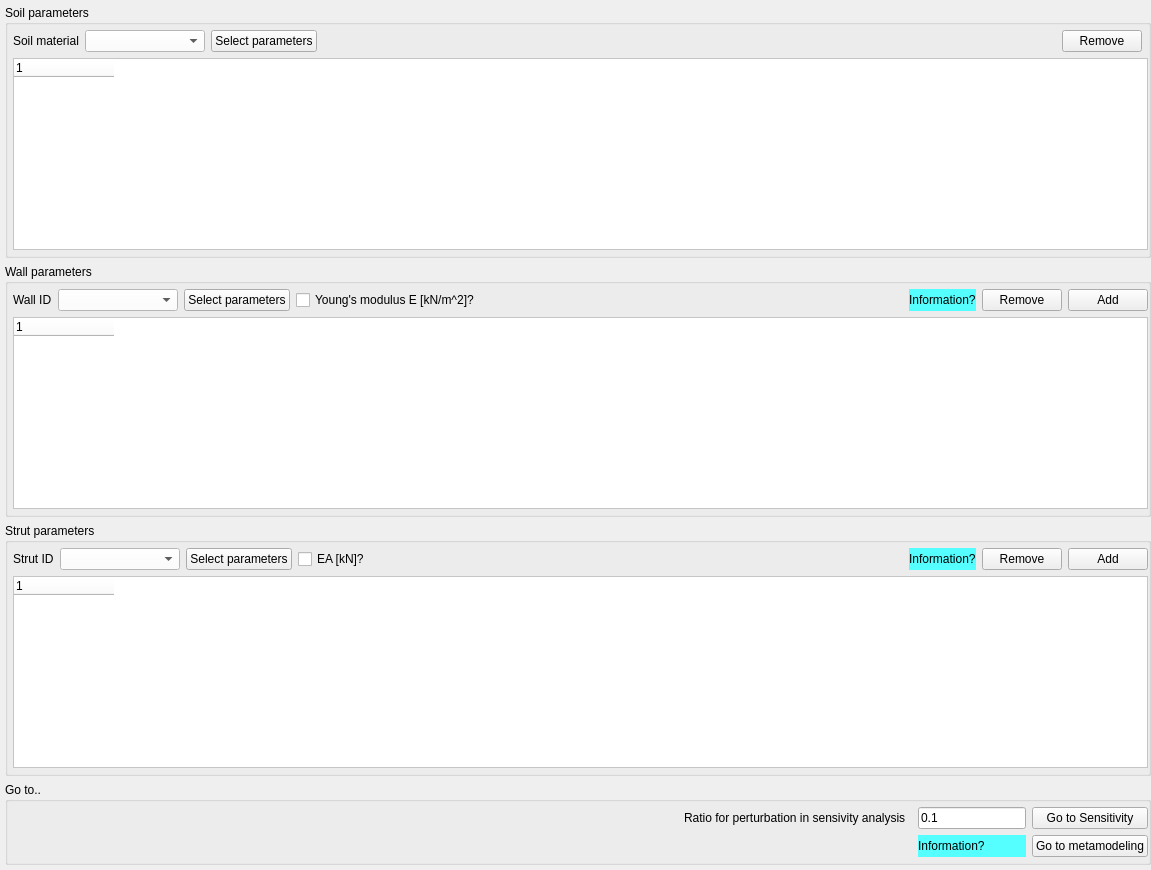
           <widget class="QWidget" name="tab_16">
            <attribute name="title">
             <string>Settings</string>
            </attribute>
            <layout class="QVBoxLayout" name="verticalLayout_15">
             <property name="leftMargin">
              <number>5</number>
             </property>
             <property name="topMargin">
              <number>5</number>
             </property>
             <property name="rightMargin">
              <number>0</number>
             </property>
             <property name="bottomMargin">
              <number>5</number>
             </property>
             <item>
              <widget class="QGroupBox" name="groupBox_38">
               <property name="sizePolicy">
                <sizepolicy hsizetype="Preferred" vsizetype="Expanding">
                 <horstretch>0</horstretch>
                 <verstretch>0</verstretch>
                </sizepolicy>
               </property>
               <property name="title">
                <string>Soil parameters</string>
               </property>
               <layout class="QGridLayout" name="gridLayout_40">
                <property name="leftMargin">
                 <number>5</number>
                </property>
                <property name="topMargin">
                 <number>5</number>
                </property>
                <property name="rightMargin">
                 <number>0</number>
                </property>
                <property name="bottomMargin">
                 <number>5</number>
                </property>
                <item row="0" column="4">
                 <spacer name="horizontalSpacer_36">
                  <property name="orientation">
                   <enum>Qt::Horizontal</enum>
                  </property>
                  <property name="sizeHint" stdset="0">
                   <size>
                    <width>40</width>
                    <height>20</height>
                   </size>
                  </property>
                 </spacer>
                </item>
                <item row="1" column="0" colspan="7">
                 <widget class="QTreeWidget" name="treeWidget_2">
                  <property name="sizePolicy">
                   <sizepolicy hsizetype="Minimum" vsizetype="Expanding">
                    <horstretch>0</horstretch>
                    <verstretch>0</verstretch>
                   </sizepolicy>
                  </property>
                  <property name="styleSheet">
                   <string notr="true">background-color: rgb(255, 255, 255);</string>
                  </property>
                  <attribute name="headerDefaultSectionSize">
                   <number>120</number>
                  </attribute>
                  <attribute name="headerStretchLastSection">
                   <bool>false</bool>
                  </attribute>
                  <column>
                   <property name="text">
                    <string notr="true">1</string>
                   </property>
                  </column>
                 </widget>
                </item>
                <item row="0" column="1" colspan="2">
                 <widget class="QComboBox" name="comboBox_29">
                  <property name="sizePolicy">
                   <sizepolicy hsizetype="Minimum" vsizetype="Fixed">
                    <horstretch>0</horstretch>
                    <verstretch>0</verstretch>
                   </sizepolicy>
                  </property>
                  <property name="minimumSize">
                   <size>
                    <width>120</width>
                    <height>0</height>
                   </size>
                  </property>
                  <property name="styleSheet">
                   <string notr="true">background-color: rgb(255, 255, 255);</string>
                  </property>
                 </widget>
                </item>
                <item row="0" column="0">
                 <widget class="QLabel" name="label_88">
                  <property name="sizePolicy">
                   <sizepolicy hsizetype="Minimum" vsizetype="Preferred">
                    <horstretch>0</horstretch>
                    <verstretch>0</verstretch>
                   </sizepolicy>
                  </property>
                  <property name="text">
                   <string>Soil material</string>
                  </property>
                 </widget>
                </item>
                <item row="0" column="5">
                 <widget class="QPushButton" name="pushButton_78">
                  <property name="text">
                   <string>Remove</string>
                  </property>
                 </widget>
                </item>
                <item row="0" column="3">
                 <widget class="QPushButton" name="pushButton_79">
                  <property name="sizePolicy">
                   <sizepolicy hsizetype="Minimum" vsizetype="Fixed">
                    <horstretch>0</horstretch>
                    <verstretch>0</verstretch>
                   </sizepolicy>
                  </property>
                  <property name="text">
                   <string>Select parameters</string>
                  </property>
                 </widget>
                </item>
               </layout>
              </widget>
             </item>
             <item>
              <widget class="QGroupBox" name="groupBox_58">
               <property name="title">
                <string>Wall parameters</string>
               </property>
               <layout class="QGridLayout" name="gridLayout_64">
                <property name="leftMargin">
                 <number>5</number>
                </property>
                <property name="topMargin">
                 <number>5</number>
                </property>
                <property name="rightMargin">
                 <number>0</number>
                </property>
                <property name="bottomMargin">
                 <number>5</number>
                </property>
                <item row="1" column="6">
                 <widget class="QPushButton" name="pushButton_125">
                  <property name="text">
                   <string>Remove</string>
                  </property>
                 </widget>
                </item>
                <item row="2" column="0" colspan="8">
                 <widget class="QTreeWidget" name="treeWidget_6">
                  <property name="sizePolicy">
                   <sizepolicy hsizetype="Minimum" vsizetype="Expanding">
                    <horstretch>0</horstretch>
                    <verstretch>0</verstretch>
                   </sizepolicy>
                  </property>
                  <property name="styleSheet">
                   <string notr="true">background-color: rgb(255, 255, 255);</string>
                  </property>
                  <attribute name="headerDefaultSectionSize">
                   <number>120</number>
                  </attribute>
                  <attribute name="headerStretchLastSection">
                   <bool>false</bool>
                  </attribute>
                  <column>
                   <property name="text">
                    <string notr="true">1</string>
                   </property>
                  </column>
                 </widget>
                </item>
                <item row="1" column="7">
                 <widget class="QPushButton" name="pushButton_133">
                  <property name="text">
                   <string>Add</string>
                  </property>
                 </widget>
                </item>
                <item row="1" column="0">
                 <widget class="QLabel" name="label_154">
                  <property name="sizePolicy">
                   <sizepolicy hsizetype="Minimum" vsizetype="Preferred">
                    <horstretch>0</horstretch>
                    <verstretch>0</verstretch>
                   </sizepolicy>
                  </property>
                  <property name="text">
                   <string>Wall ID</string>
                  </property>
                 </widget>
                </item>
                <item row="1" column="4">
                 <spacer name="horizontalSpacer_62">
                  <property name="orientation">
                   <enum>Qt::Horizontal</enum>
                  </property>
                  <property name="sizeHint" stdset="0">
                   <size>
                    <width>417</width>
                    <height>20</height>
                   </size>
                  </property>
                 </spacer>
                </item>
                <item row="1" column="1">
                 <widget class="QComboBox" name="comboBox_49">
                  <property name="sizePolicy">
                   <sizepolicy hsizetype="Minimum" vsizetype="Fixed">
                    <horstretch>0</horstretch>
                    <verstretch>0</verstretch>
                   </sizepolicy>
                  </property>
                  <property name="minimumSize">
                   <size>
                    <width>120</width>
                    <height>0</height>
                   </size>
                  </property>
                  <property name="styleSheet">
                   <string notr="true">background-color: rgb(255, 255, 255);</string>
                  </property>
                 </widget>
                </item>
                <item row="1" column="2">
                 <widget class="QPushButton" name="pushButton_124">
                  <property name="sizePolicy">
                   <sizepolicy hsizetype="Minimum" vsizetype="Fixed">
                    <horstretch>0</horstretch>
                    <verstretch>0</verstretch>
                   </sizepolicy>
                  </property>
                  <property name="text">
                   <string>Select parameters</string>
                  </property>
                 </widget>
                </item>
                <item row="1" column="3">
                 <widget class="QCheckBox" name="checkBox_16">
                  <property name="text">
                   <string>Young's modulus E [kN/m^2]?</string>
                  </property>
                 </widget>
                </item>
                <item row="1" column="5">
                 <widget class="QLabel" name="label_166">
                  <property name="toolTip">
                   <string>For now, the selection of only Young's modulus is enabled.</string>
                  </property>
                  <property name="styleSheet">
                   <string notr="true">background-color: rgb(85, 255, 255);</string>
                  </property>
                  <property name="text">
                   <string>Information?</string>
                  </property>
                 </widget>
                </item>
               </layout>
              </widget>
             </item>
             <item>
              <widget class="QGroupBox" name="groupBox_59">
               <property name="title">
                <string>Strut parameters</string>
               </property>
               <layout class="QGridLayout" name="gridLayout_65">
                <property name="leftMargin">
                 <number>5</number>
                </property>
                <property name="topMargin">
                 <number>5</number>
                </property>
                <property name="rightMargin">
                 <number>0</number>
                </property>
                <property name="bottomMargin">
                 <number>5</number>
                </property>
                <item row="0" column="0">
                 <widget class="QLabel" name="label_155">
                  <property name="sizePolicy">
                   <sizepolicy hsizetype="Minimum" vsizetype="Preferred">
                    <horstretch>0</horstretch>
                    <verstretch>0</verstretch>
                   </sizepolicy>
                  </property>
                  <property name="text">
                   <string>Strut ID</string>
                  </property>
                 </widget>
                </item>
                <item row="0" column="6">
                 <widget class="QPushButton" name="pushButton_135">
                  <property name="text">
                   <string>Remove</string>
                  </property>
                 </widget>
                </item>
                <item row="0" column="1">
                 <widget class="QComboBox" name="comboBox_50">
                  <property name="sizePolicy">
                   <sizepolicy hsizetype="Minimum" vsizetype="Fixed">
                    <horstretch>0</horstretch>
                    <verstretch>0</verstretch>
                   </sizepolicy>
                  </property>
                  <property name="minimumSize">
                   <size>
                    <width>120</width>
                    <height>0</height>
                   </size>
                  </property>
                  <property name="styleSheet">
                   <string notr="true">background-color: rgb(255, 255, 255);</string>
                  </property>
                 </widget>
                </item>
                <item row="0" column="4">
                 <spacer name="horizontalSpacer_72">
                  <property name="orientation">
                   <enum>Qt::Horizontal</enum>
                  </property>
                  <property name="sizeHint" stdset="0">
                   <size>
                    <width>392</width>
                    <height>20</height>
                   </size>
                  </property>
                 </spacer>
                </item>
                <item row="1" column="0" colspan="8">
                 <widget class="QTreeWidget" name="treeWidget_8">
                  <property name="sizePolicy">
                   <sizepolicy hsizetype="Minimum" vsizetype="Expanding">
                    <horstretch>0</horstretch>
                    <verstretch>0</verstretch>
                   </sizepolicy>
                  </property>
                  <property name="styleSheet">
                   <string notr="true">background-color: rgb(255, 255, 255);</string>
                  </property>
                  <attribute name="headerDefaultSectionSize">
                   <number>120</number>
                  </attribute>
                  <attribute name="headerStretchLastSection">
                   <bool>false</bool>
                  </attribute>
                  <column>
                   <property name="text">
                    <string notr="true">1</string>
                   </property>
                  </column>
                 </widget>
                </item>
                <item row="0" column="2">
                 <widget class="QPushButton" name="pushButton_134">
                  <property name="sizePolicy">
                   <sizepolicy hsizetype="Minimum" vsizetype="Fixed">
                    <horstretch>0</horstretch>
                    <verstretch>0</verstretch>
                   </sizepolicy>
                  </property>
                  <property name="text">
                   <string>Select parameters</string>
                  </property>
                 </widget>
                </item>
                <item row="0" column="7">
                 <widget class="QPushButton" name="pushButton_139">
                  <property name="text">
                   <string>Add</string>
                  </property>
                 </widget>
                </item>
                <item row="0" column="3">
                 <widget class="QCheckBox" name="checkBox_17">
                  <property name="text">
                   <string>EA [kN]?</string>
                  </property>
                 </widget>
                </item>
                <item row="0" column="5">
                 <widget class="QLabel" name="label_167">
                  <property name="toolTip">
                   <string>&lt;html&gt;&lt;head/&gt;&lt;body&gt;&lt;p&gt;For now, the selection of EA is enabled. However, sensitivity analysis and back-analysis for strut parameters have not been enabled yet.&lt;/p&gt;&lt;/body&gt;&lt;/html&gt;</string>
                  </property>
                  <property name="styleSheet">
                   <string notr="true">background-color: rgb(85, 255, 255);</string>
                  </property>
                  <property name="text">
                   <string>Information?</string>
                  </property>
                 </widget>
                </item>
               </layout>
              </widget>
             </item>
             <item>
              <widget class="QGroupBox" name="groupBox_39">
               <property name="title">
                <string>Go to..</string>
               </property>
               <layout class="QGridLayout" name="gridLayout_41">
                <property name="leftMargin">
                 <number>5</number>
                </property>
                <property name="topMargin">
                 <number>5</number>
                </property>
                <property name="rightMargin">
                 <number>0</number>
                </property>
                <property name="bottomMargin">
                 <number>5</number>
                </property>
                <item row="0" column="1">
                 <widget class="QLabel" name="label_139">
                  <property name="text">
                   <string>Ratio for perturbation in sensivity analysis</string>
                  </property>
                 </widget>
                </item>
                <item row="1" column="0" colspan="3">
                 <spacer name="horizontalSpacer_37">
                  <property name="orientation">
                   <enum>Qt::Horizontal</enum>
                  </property>
                  <property name="sizeHint" stdset="0">
                   <size>
                    <width>40</width>
                    <height>20</height>
                   </size>
                  </property>
                 </spacer>
                </item>
                <item row="0" column="4">
                 <widget class="QPushButton" name="pushButton_81">
                  <property name="text">
                   <string>Go to Sensitivity</string>
                  </property>
                 </widget>
                </item>
                <item row="0" column="0">
                 <spacer name="horizontalSpacer_67">
                  <property name="orientation">
                   <enum>Qt::Horizontal</enum>
                  </property>
                  <property name="sizeHint" stdset="0">
                   <size>
                    <width>40</width>
                    <height>20</height>
                   </size>
                  </property>
                 </spacer>
                </item>
                <item row="1" column="4">
                 <widget class="QPushButton" name="pushButton_80">
                  <property name="text">
                   <string>Go to metamodeling</string>
                  </property>
                 </widget>
                </item>
                <item row="1" column="3">
                 <widget class="QLabel" name="label_153">
                  <property name="sizePolicy">
                   <sizepolicy hsizetype="Minimum" vsizetype="Preferred">
                    <horstretch>0</horstretch>
                    <verstretch>0</verstretch>
                   </sizepolicy>
                  </property>
                  <property name="toolTip">
                   <string>&lt;html&gt;&lt;head/&gt;&lt;body&gt;&lt;p&gt;&lt;span style=&quot; font-size:8.25pt;&quot;&gt;MONIMAN's &lt;/span&gt;&lt;span style=&quot; font-size:8.25pt; font-weight:600;&quot;&gt;Sensiman&lt;/span&gt;&lt;span style=&quot; font-size:8.25pt;&quot;&gt; is to perform sensitivity analysis of the selected soil parameters to your observed quantities. Additionally, it lets you evaluate your model by randomly changing the parameter values. The cloud of data points are then can be used to build a suggorate model (Metamodel) of your FE model.&lt;/span&gt;&lt;/p&gt;&lt;p&gt;&lt;span style=&quot; font-size:8.25pt; font-weight:600;&quot;&gt;Local sensitivity&lt;/span&gt;&lt;span style=&quot; font-size:8.25pt;&quot;&gt; analysis is used to quickly determine parameter sensitivity at the current parameter values. By default, each parameter is in turn perturbed by 5 percent to the lower bound and upper bound while the remaining parameters are at their current values. The total sensitivity score, tss, for the i-th parameter is calculated using a L2-norm of the difference between the observed quantities resulting from the lower-bound parameter set and those from the upper-bound parameter set as follows.&lt;/span&gt;&lt;/p&gt;&lt;p align=&quot;center&quot;&gt;&lt;span style=&quot; font-size:8.25pt;&quot;&gt;tss = |u(m&lt;/span&gt;&lt;span style=&quot; font-size:8.25pt; vertical-align:super;&quot;&gt;upper&lt;/span&gt;&lt;span style=&quot; font-size:8.25pt;&quot;&gt;) - u(m&lt;/span&gt;&lt;span style=&quot; font-size:8.25pt; vertical-align:super;&quot;&gt;lower&lt;/span&gt;&lt;span style=&quot; font-size:8.25pt;&quot;&gt;)|&lt;/span&gt;&lt;span style=&quot; font-size:8.25pt; vertical-align:sub;&quot;&gt;L2&lt;/span&gt;&lt;/p&gt;&lt;p&gt;&lt;span style=&quot; font-size:8.25pt; font-weight:600;&quot;&gt;Metamodeling&lt;/span&gt;&lt;span style=&quot; font-size:8.25pt;&quot;&gt; is based on the Gaussian Process (GP). GP is an efficient Machine Learning method for small data set like we have. It has been experienced that the number of data points between 200 and 500 works well for predicting the deflection of the retaining wall. Furhter information of the GP is found at &lt;/span&gt;&lt;span style=&quot; font-size:8.25pt; text-decoration: underline;&quot;&gt;https://scikit-learn.org/stable/modules/gaussian_process.html&lt;/span&gt;&lt;span style=&quot; font-size:8.25pt;&quot;&gt;. With a good kernel combination, prediction accuracy for wall deflection can be more than 99%.&lt;/span&gt;&lt;/p&gt;&lt;p&gt;&lt;span style=&quot; font-size:8.25pt;&quot;&gt;Please select your soil parameters and then go either to &lt;/span&gt;&lt;span style=&quot; font-size:8.25pt; font-weight:600;&quot;&gt;Local sensitivity&lt;/span&gt;&lt;span style=&quot; font-size:8.25pt;&quot;&gt; or &lt;/span&gt;&lt;span style=&quot; font-size:8.25pt; font-weight:600;&quot;&gt;Metamodeling&lt;/span&gt;&lt;span style=&quot; font-size:8.25pt;&quot;&gt;.&lt;/span&gt;&lt;/p&gt;&lt;/body&gt;&lt;/html&gt;</string>
                  </property>
                  <property name="styleSheet">
                   <string notr="true">background-color: rgb(85, 255, 255);</string>
                  </property>
                  <property name="text">
                   <string>Information?</string>
                  </property>
                 </widget>
                </item>
                <item row="0" column="3">
                 <widget class="QLineEdit" name="lineEdit_82">
                  <property name="sizePolicy">
                   <sizepolicy hsizetype="Minimum" vsizetype="Fixed">
                    <horstretch>0</horstretch>
                    <verstretch>0</verstretch>
                   </sizepolicy>
                  </property>
                  <property name="text">
                   <string>0.1</string>
                  </property>
                 </widget>
                </item>
               </layout>
              </widget>
             </item>
            </layout>
           </widget>
